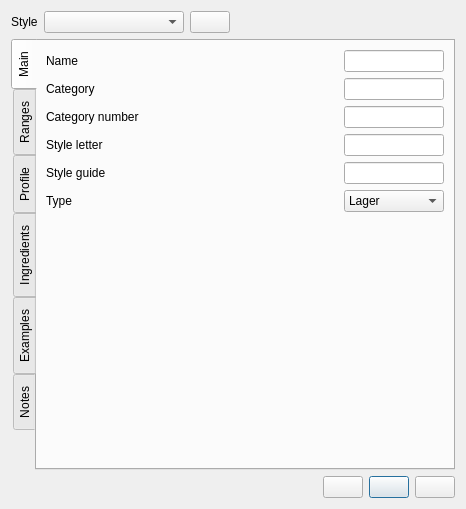
<?xml version="1.0" encoding="UTF-8"?>
<ui version="4.0">
 <class>styleEditor</class>
 <widget class="QDialog" name="styleEditor">
  <property name="geometry">
   <rect>
    <x>0</x>
    <y>0</y>
    <width>466</width>
    <height>509</height>
   </rect>
  </property>
  <property name="sizePolicy">
   <sizepolicy hsizetype="Preferred" vsizetype="Minimum">
    <horstretch>0</horstretch>
    <verstretch>0</verstretch>
   </sizepolicy>
  </property>
  <property name="windowTitle">
   <string>Style Editor</string>
  </property>
  <layout class="QVBoxLayout" name="verticalLayout">
   <item>
    <layout class="QHBoxLayout" name="horizontalLayout_styles">
     <item>
      <widget class="QLabel" name="label">
       <property name="text">
        <string>Style</string>
       </property>
      </widget>
     </item>
     <item>
      <widget class="QComboBox" name="styleComboBox">
       <property name="minimumSize">
        <size>
         <width>140</width>
         <height>0</height>
        </size>
       </property>
       <property name="sizeAdjustPolicy">
        <enum>QComboBox::AdjustToContents</enum>
       </property>
      </widget>
     </item>
     <item>
      <widget class="QPushButton" name="pushButton_remove">
       <property name="toolTip">
        <string>Delete selected style</string>
       </property>
       <property name="text">
        <string/>
       </property>
       <property name="icon">
        <iconset resource="../brewtarget.qrc">
         <normaloff>:/images/smallMinus.svg</normaloff>:/images/smallMinus.svg</iconset>
       </property>
       <property name="autoDefault">
        <bool>false</bool>
       </property>
      </widget>
     </item>
     <item>
      <spacer name="horizontalSpacer">
       <property name="orientation">
        <enum>Qt::Horizontal</enum>
       </property>
       <property name="sizeHint" stdset="0">
        <size>
         <width>40</width>
         <height>20</height>
        </size>
       </property>
      </spacer>
     </item>
    </layout>
   </item>
   <item>
    <widget class="QTabWidget" name="tabWidget_profile">
     <property name="sizePolicy">
      <sizepolicy hsizetype="Expanding" vsizetype="MinimumExpanding">
       <horstretch>0</horstretch>
       <verstretch>0</verstretch>
      </sizepolicy>
     </property>
     <property name="tabPosition">
      <enum>QTabWidget::West</enum>
     </property>
     <property name="currentIndex">
      <number>0</number>
     </property>
     <property name="usesScrollButtons">
      <bool>false</bool>
     </property>
     <widget class="QWidget" name="tab_main">
      <attribute name="title">
       <string>Main</string>
      </attribute>
      <layout class="QGridLayout" name="gridLayout">
       <item row="2" column="0">
        <widget class="QLabel" name="label_category">
         <property name="sizePolicy">
          <sizepolicy hsizetype="Expanding" vsizetype="Preferred">
           <horstretch>0</horstretch>
           <verstretch>0</verstretch>
          </sizepolicy>
         </property>
         <property name="toolTip">
          <string>Required</string>
         </property>
         <property name="text">
          <string>Category</string>
         </property>
         <property name="buddy">
          <cstring>lineEdit_category</cstring>
         </property>
        </widget>
       </item>
       <item row="5" column="3">
        <widget class="BtStringEdit" name="lineEdit_styleLetter">
         <property name="sizePolicy">
          <sizepolicy hsizetype="Fixed" vsizetype="Fixed">
           <horstretch>100</horstretch>
           <verstretch>0</verstretch>
          </sizepolicy>
         </property>
         <property name="minimumSize">
          <size>
           <width>100</width>
           <height>0</height>
          </size>
         </property>
         <property name="maximumSize">
          <size>
           <width>100</width>
           <height>16777215</height>
          </size>
         </property>
         <property name="toolTip">
          <string>Style letter</string>
         </property>
         <property name="editField" stdset="0">
          <string>styleLetter</string>
         </property>
        </widget>
       </item>
       <item row="6" column="3">
        <widget class="BtStringEdit" name="lineEdit_styleGuide">
         <property name="sizePolicy">
          <sizepolicy hsizetype="Fixed" vsizetype="Fixed">
           <horstretch>100</horstretch>
           <verstretch>0</verstretch>
          </sizepolicy>
         </property>
         <property name="minimumSize">
          <size>
           <width>100</width>
           <height>0</height>
          </size>
         </property>
         <property name="maximumSize">
          <size>
           <width>100</width>
           <height>16777215</height>
          </size>
         </property>
         <property name="toolTip">
          <string>Style guide</string>
         </property>
         <property name="editField" stdset="0">
          <string>styleGuide</string>
         </property>
        </widget>
       </item>
       <item row="4" column="3">
        <widget class="BtStringEdit" name="lineEdit_categoryNumber">
         <property name="sizePolicy">
          <sizepolicy hsizetype="Fixed" vsizetype="Fixed">
           <horstretch>100</horstretch>
           <verstretch>0</verstretch>
          </sizepolicy>
         </property>
         <property name="minimumSize">
          <size>
           <width>100</width>
           <height>0</height>
          </size>
         </property>
         <property name="maximumSize">
          <size>
           <width>100</width>
           <height>16777215</height>
          </size>
         </property>
         <property name="toolTip">
          <string>Category number</string>
         </property>
         <property name="editField" stdset="0">
          <string>categoryNumber</string>
         </property>
        </widget>
       </item>
       <item row="2" column="3">
        <widget class="BtStringEdit" name="lineEdit_category">
         <property name="sizePolicy">
          <sizepolicy hsizetype="Fixed" vsizetype="Fixed">
           <horstretch>100</horstretch>
           <verstretch>0</verstretch>
          </sizepolicy>
         </property>
         <property name="minimumSize">
          <size>
           <width>100</width>
           <height>0</height>
          </size>
         </property>
         <property name="maximumSize">
          <size>
           <width>100</width>
           <height>16777215</height>
          </size>
         </property>
         <property name="toolTip">
          <string>Category</string>
         </property>
         <property name="editField" stdset="0">
          <string>category</string>
         </property>
        </widget>
       </item>
       <item row="7" column="0">
        <widget class="QLabel" name="label_type">
         <property name="sizePolicy">
          <sizepolicy hsizetype="Expanding" vsizetype="Preferred">
           <horstretch>0</horstretch>
           <verstretch>0</verstretch>
          </sizepolicy>
         </property>
         <property name="toolTip">
          <string>Required</string>
         </property>
         <property name="text">
          <string>Type</string>
         </property>
        </widget>
       </item>
       <item row="7" column="3">
        <widget class="QComboBox" name="comboBox_type">
         <property name="sizePolicy">
          <sizepolicy hsizetype="Fixed" vsizetype="Fixed">
           <horstretch>100</horstretch>
           <verstretch>0</verstretch>
          </sizepolicy>
         </property>
         <property name="minimumSize">
          <size>
           <width>100</width>
           <height>0</height>
          </size>
         </property>
         <property name="maximumSize">
          <size>
           <width>100</width>
           <height>16777215</height>
          </size>
         </property>
         <property name="toolTip">
          <string>Type of beverage</string>
         </property>
         <item>
          <property name="text">
           <string>Lager</string>
          </property>
         </item>
         <item>
          <property name="text">
           <string>Ale</string>
          </property>
         </item>
         <item>
          <property name="text">
           <string>Mead</string>
          </property>
         </item>
         <item>
          <property name="text">
           <string>Wheat</string>
          </property>
         </item>
         <item>
          <property name="text">
           <string>Mixed</string>
          </property>
         </item>
         <item>
          <property name="text">
           <string>Cider</string>
          </property>
         </item>
        </widget>
       </item>
       <item row="0" column="0">
        <widget class="QLabel" name="label_name">
         <property name="sizePolicy">
          <sizepolicy hsizetype="Expanding" vsizetype="Preferred">
           <horstretch>0</horstretch>
           <verstretch>0</verstretch>
          </sizepolicy>
         </property>
         <property name="toolTip">
          <string>Required</string>
         </property>
         <property name="text">
          <string>Name</string>
         </property>
         <property name="buddy">
          <cstring>lineEdit_name</cstring>
         </property>
        </widget>
       </item>
       <item row="4" column="0" colspan="3">
        <widget class="QLabel" name="label_categoryNumber">
         <property name="sizePolicy">
          <sizepolicy hsizetype="Expanding" vsizetype="Preferred">
           <horstretch>0</horstretch>
           <verstretch>0</verstretch>
          </sizepolicy>
         </property>
         <property name="toolTip">
          <string>Required</string>
         </property>
         <property name="text">
          <string>Category number</string>
         </property>
         <property name="buddy">
          <cstring>lineEdit_categoryNumber</cstring>
         </property>
        </widget>
       </item>
       <item row="5" column="0" colspan="2">
        <widget class="QLabel" name="label_styleLetter">
         <property name="sizePolicy">
          <sizepolicy hsizetype="Expanding" vsizetype="Preferred">
           <horstretch>0</horstretch>
           <verstretch>0</verstretch>
          </sizepolicy>
         </property>
         <property name="toolTip">
          <string>Required</string>
         </property>
         <property name="text">
          <string>Style letter</string>
         </property>
         <property name="buddy">
          <cstring>lineEdit_styleLetter</cstring>
         </property>
        </widget>
       </item>
       <item row="0" column="3">
        <widget class="BtStringEdit" name="lineEdit_name">
         <property name="sizePolicy">
          <sizepolicy hsizetype="Fixed" vsizetype="Fixed">
           <horstretch>100</horstretch>
           <verstretch>0</verstretch>
          </sizepolicy>
         </property>
         <property name="minimumSize">
          <size>
           <width>100</width>
           <height>0</height>
          </size>
         </property>
         <property name="maximumSize">
          <size>
           <width>100</width>
           <height>16777215</height>
          </size>
         </property>
         <property name="toolTip">
          <string>Name</string>
         </property>
         <property name="editField" stdset="0">
          <string>name</string>
         </property>
        </widget>
       </item>
       <item row="6" column="0" colspan="2">
        <widget class="QLabel" name="label_styleGuide">
         <property name="sizePolicy">
          <sizepolicy hsizetype="Expanding" vsizetype="Preferred">
           <horstretch>0</horstretch>
           <verstretch>0</verstretch>
          </sizepolicy>
         </property>
         <property name="toolTip">
          <string>Required</string>
         </property>
         <property name="text">
          <string>Style guide</string>
         </property>
         <property name="buddy">
          <cstring>lineEdit_styleGuide</cstring>
         </property>
        </widget>
       </item>
       <item row="8" column="0">
        <spacer name="verticalSpacer">
         <property name="orientation">
          <enum>Qt::Vertical</enum>
         </property>
         <property name="sizeHint" stdset="0">
          <size>
           <width>20</width>
           <height>40</height>
          </size>
         </property>
        </spacer>
       </item>
      </layout>
     </widget>
     <widget class="QWidget" name="tab_ranges">
      <attribute name="title">
       <string>Ranges</string>
      </attribute>
      <layout class="QGridLayout" name="gridLayout_2">
       <item row="3" column="2">
        <widget class="BtGenericEdit" name="lineEdit_ibuMax">
         <property name="sizePolicy">
          <sizepolicy hsizetype="Fixed" vsizetype="Fixed">
           <horstretch>100</horstretch>
           <verstretch>0</verstretch>
          </sizepolicy>
         </property>
         <property name="minimumSize">
          <size>
           <width>100</width>
           <height>0</height>
          </size>
         </property>
         <property name="maximumSize">
          <size>
           <width>100</width>
           <height>16777215</height>
          </size>
         </property>
         <property name="editField" stdset="0">
          <string notr="true">ibuMax</string>
         </property>
        </widget>
       </item>
       <item row="4" column="1">
        <widget class="BtColorEdit" name="lineEdit_colorMin">
         <property name="sizePolicy">
          <sizepolicy hsizetype="Fixed" vsizetype="Fixed">
           <horstretch>100</horstretch>
           <verstretch>0</verstretch>
          </sizepolicy>
         </property>
         <property name="minimumSize">
          <size>
           <width>100</width>
           <height>0</height>
          </size>
         </property>
         <property name="maximumSize">
          <size>
           <width>100</width>
           <height>16777215</height>
          </size>
         </property>
         <property name="editField" stdset="0">
          <string notr="true">colorMin_srm</string>
         </property>
        </widget>
       </item>
       <item row="6" column="2">
        <widget class="BtGenericEdit" name="lineEdit_abvMax">
         <property name="sizePolicy">
          <sizepolicy hsizetype="Fixed" vsizetype="Fixed">
           <horstretch>100</horstretch>
           <verstretch>0</verstretch>
          </sizepolicy>
         </property>
         <property name="minimumSize">
          <size>
           <width>100</width>
           <height>0</height>
          </size>
         </property>
         <property name="maximumSize">
          <size>
           <width>100</width>
           <height>16777215</height>
          </size>
         </property>
         <property name="editField" stdset="0">
          <string notr="true">abvMax_pct</string>
         </property>
        </widget>
       </item>
       <item row="0" column="2">
        <widget class="QLabel" name="label_max">
         <property name="text">
          <string>Max</string>
         </property>
        </widget>
       </item>
       <item row="5" column="1">
        <widget class="BtGenericEdit" name="lineEdit_carbMin">
         <property name="sizePolicy">
          <sizepolicy hsizetype="Fixed" vsizetype="Fixed">
           <horstretch>100</horstretch>
           <verstretch>0</verstretch>
          </sizepolicy>
         </property>
         <property name="minimumSize">
          <size>
           <width>100</width>
           <height>0</height>
          </size>
         </property>
         <property name="maximumSize">
          <size>
           <width>100</width>
           <height>16777215</height>
          </size>
         </property>
         <property name="editField" stdset="0">
          <string notr="true">carbMin_vol</string>
         </property>
        </widget>
       </item>
       <item row="2" column="0">
        <widget class="BtDensityLabel" name="label_fg">
         <property name="contextMenuPolicy">
          <enum>Qt::CustomContextMenu</enum>
         </property>
         <property name="text">
          <string>FG</string>
         </property>
         <property name="editField" stdset="0">
          <string notr="true">fg</string>
         </property>
        </widget>
       </item>
       <item row="6" column="0">
        <widget class="QLabel" name="label_abv">
         <property name="text">
          <string>ABV (pct)</string>
         </property>
        </widget>
       </item>
       <item row="1" column="1">
        <widget class="BtDensityEdit" name="lineEdit_ogMin">
         <property name="sizePolicy">
          <sizepolicy hsizetype="Fixed" vsizetype="Fixed">
           <horstretch>100</horstretch>
           <verstretch>0</verstretch>
          </sizepolicy>
         </property>
         <property name="minimumSize">
          <size>
           <width>100</width>
           <height>0</height>
          </size>
         </property>
         <property name="maximumSize">
          <size>
           <width>100</width>
           <height>16777215</height>
          </size>
         </property>
         <property name="editField" stdset="0">
          <string notr="true">ogMin</string>
         </property>
        </widget>
       </item>
       <item row="3" column="1">
        <widget class="BtGenericEdit" name="lineEdit_ibuMin">
         <property name="sizePolicy">
          <sizepolicy hsizetype="Fixed" vsizetype="Fixed">
           <horstretch>100</horstretch>
           <verstretch>0</verstretch>
          </sizepolicy>
         </property>
         <property name="minimumSize">
          <size>
           <width>100</width>
           <height>0</height>
          </size>
         </property>
         <property name="maximumSize">
          <size>
           <width>100</width>
           <height>16777215</height>
          </size>
         </property>
         <property name="editField" stdset="0">
          <string notr="true">ibuMin</string>
         </property>
        </widget>
       </item>
       <item row="1" column="2">
        <widget class="BtDensityEdit" name="lineEdit_ogMax">
         <property name="sizePolicy">
          <sizepolicy hsizetype="Fixed" vsizetype="Fixed">
           <horstretch>100</horstretch>
           <verstretch>0</verstretch>
          </sizepolicy>
         </property>
         <property name="minimumSize">
          <size>
           <width>100</width>
           <height>0</height>
          </size>
         </property>
         <property name="maximumSize">
          <size>
           <width>100</width>
           <height>16777215</height>
          </size>
         </property>
         <property name="editField" stdset="0">
          <string notr="true">ogMax</string>
         </property>
        </widget>
       </item>
       <item row="4" column="2">
        <widget class="BtColorEdit" name="lineEdit_colorMax">
         <property name="sizePolicy">
          <sizepolicy hsizetype="Fixed" vsizetype="Fixed">
           <horstretch>100</horstretch>
           <verstretch>0</verstretch>
          </sizepolicy>
         </property>
         <property name="minimumSize">
          <size>
           <width>100</width>
           <height>0</height>
          </size>
         </property>
         <property name="maximumSize">
          <size>
           <width>100</width>
           <height>16777215</height>
          </size>
         </property>
         <property name="editField" stdset="0">
          <string notr="true">colorMax_srm</string>
         </property>
        </widget>
       </item>
       <item row="2" column="1">
        <widget class="BtDensityEdit" name="lineEdit_fgMin">
         <property name="sizePolicy">
          <sizepolicy hsizetype="Fixed" vsizetype="Fixed">
           <horstretch>100</horstretch>
           <verstretch>0</verstretch>
          </sizepolicy>
         </property>
         <property name="minimumSize">
          <size>
           <width>100</width>
           <height>0</height>
          </size>
         </property>
         <property name="maximumSize">
          <size>
           <width>100</width>
           <height>16777215</height>
          </size>
         </property>
         <property name="editField" stdset="0">
          <string notr="true">fgMin</string>
         </property>
        </widget>
       </item>
       <item row="5" column="0">
        <widget class="QLabel" name="label_carb">
         <property name="text">
          <string>Carb (vols)</string>
         </property>
        </widget>
       </item>
       <item row="2" column="2">
        <widget class="BtDensityEdit" name="lineEdit_fgMax">
         <property name="sizePolicy">
          <sizepolicy hsizetype="Fixed" vsizetype="Fixed">
           <horstretch>100</horstretch>
           <verstretch>0</verstretch>
          </sizepolicy>
         </property>
         <property name="minimumSize">
          <size>
           <width>100</width>
           <height>0</height>
          </size>
         </property>
         <property name="maximumSize">
          <size>
           <width>100</width>
           <height>16777215</height>
          </size>
         </property>
         <property name="editField" stdset="0">
          <string notr="true">fgMax</string>
         </property>
        </widget>
       </item>
       <item row="4" column="0">
        <widget class="BtColorLabel" name="label_color">
         <property name="contextMenuPolicy">
          <enum>Qt::CustomContextMenu</enum>
         </property>
         <property name="text">
          <string>Color (SRM)</string>
         </property>
         <property name="editField" stdset="0">
          <string notr="true">color_srm</string>
         </property>
        </widget>
       </item>
       <item row="6" column="1">
        <widget class="BtGenericEdit" name="lineEdit_abvMin">
         <property name="sizePolicy">
          <sizepolicy hsizetype="Fixed" vsizetype="Fixed">
           <horstretch>100</horstretch>
           <verstretch>0</verstretch>
          </sizepolicy>
         </property>
         <property name="minimumSize">
          <size>
           <width>100</width>
           <height>0</height>
          </size>
         </property>
         <property name="maximumSize">
          <size>
           <width>100</width>
           <height>16777215</height>
          </size>
         </property>
         <property name="editField" stdset="0">
          <string notr="true">abvMin_pct</string>
         </property>
        </widget>
       </item>
       <item row="1" column="0">
        <widget class="BtDensityLabel" name="label_og">
         <property name="contextMenuPolicy">
          <enum>Qt::CustomContextMenu</enum>
         </property>
         <property name="text">
          <string>OG</string>
         </property>
         <property name="editField" stdset="0">
          <string notr="true">og</string>
         </property>
        </widget>
       </item>
       <item row="5" column="2">
        <widget class="BtGenericEdit" name="lineEdit_carbMax">
         <property name="sizePolicy">
          <sizepolicy hsizetype="Fixed" vsizetype="Fixed">
           <horstretch>100</horstretch>
           <verstretch>0</verstretch>
          </sizepolicy>
         </property>
         <property name="minimumSize">
          <size>
           <width>100</width>
           <height>0</height>
          </size>
         </property>
         <property name="maximumSize">
          <size>
           <width>100</width>
           <height>16777215</height>
          </size>
         </property>
         <property name="editField" stdset="0">
          <string notr="true">carbMax_vol</string>
         </property>
        </widget>
       </item>
       <item row="0" column="1">
        <widget class="QLabel" name="label_min">
         <property name="text">
          <string>Min</string>
         </property>
        </widget>
       </item>
       <item row="3" column="0">
        <widget class="QLabel" name="label_ibu">
         <property name="text">
          <string>IBUs</string>
         </property>
        </widget>
       </item>
       <item row="7" column="1">
        <spacer name="verticalSpacer_2">
         <property name="orientation">
          <enum>Qt::Vertical</enum>
         </property>
         <property name="sizeHint" stdset="0">
          <size>
           <width>20</width>
           <height>40</height>
          </size>
         </property>
        </spacer>
       </item>
      </layout>
     </widget>
     <widget class="QWidget" name="tab">
      <attribute name="title">
       <string>Profile</string>
      </attribute>
      <layout class="QVBoxLayout" name="verticalLayout_9">
       <item>
        <widget class="QTextEdit" name="textEdit_profile">
         <property name="sizePolicy">
          <sizepolicy hsizetype="Expanding" vsizetype="MinimumExpanding">
           <horstretch>0</horstretch>
           <verstretch>0</verstretch>
          </sizepolicy>
         </property>
         <property name="maximumSize">
          <size>
           <width>16777215</width>
           <height>16777215</height>
          </size>
         </property>
        </widget>
       </item>
      </layout>
     </widget>
     <widget class="QWidget" name="tab_2">
      <attribute name="title">
       <string>Ingredients</string>
      </attribute>
      <layout class="QVBoxLayout" name="verticalLayout_10">
       <item>
        <widget class="QTextEdit" name="textEdit_ingredients">
         <property name="sizePolicy">
          <sizepolicy hsizetype="Expanding" vsizetype="MinimumExpanding">
           <horstretch>0</horstretch>
           <verstretch>0</verstretch>
          </sizepolicy>
         </property>
        </widget>
       </item>
      </layout>
     </widget>
     <widget class="QWidget" name="tab_3">
      <attribute name="title">
       <string>Examples</string>
      </attribute>
      <layout class="QVBoxLayout" name="verticalLayout_11">
       <item>
        <widget class="QTextEdit" name="textEdit_examples">
         <property name="sizePolicy">
          <sizepolicy hsizetype="Expanding" vsizetype="MinimumExpanding">
           <horstretch>0</horstretch>
           <verstretch>0</verstretch>
          </sizepolicy>
         </property>
        </widget>
       </item>
      </layout>
     </widget>
     <widget class="QWidget" name="tab_4">
      <attribute name="title">
       <string>Notes</string>
      </attribute>
      <layout class="QVBoxLayout" name="verticalLayout_12">
       <item>
        <widget class="QTextEdit" name="textEdit_notes"/>
       </item>
      </layout>
     </widget>
    </widget>
   </item>
   <item>
    <layout class="QHBoxLayout" name="horizontalLayout">
     <item>
      <spacer name="horizontalSpacer_2">
       <property name="orientation">
        <enum>Qt::Horizontal</enum>
       </property>
       <property name="sizeHint" stdset="0">
        <size>
         <width>40</width>
         <height>20</height>
        </size>
       </property>
      </spacer>
     </item>
     <item>
      <widget class="QPushButton" name="pushButton_new">
       <property name="toolTip">
        <string>New style</string>
       </property>
       <property name="text">
        <string/>
       </property>
       <property name="icon">
        <iconset resource="../brewtarget.qrc">
         <normaloff>:/images/smallPlus.svg</normaloff>:/images/smallPlus.svg</iconset>
       </property>
       <property name="autoDefault">
        <bool>false</bool>
       </property>
      </widget>
     </item>
     <item>
      <widget class="QPushButton" name="pushButton_save">
       <property name="toolTip">
        <string>Save and close</string>
       </property>
       <property name="text">
        <string/>
       </property>
       <property name="icon">
        <iconset resource="../brewtarget.qrc">
         <normaloff>:/images/filesave.svg</normaloff>:/images/filesave.svg</iconset>
       </property>
       <property name="autoDefault">
        <bool>false</bool>
       </property>
       <property name="default">
        <bool>true</bool>
       </property>
      </widget>
     </item>
     <item>
      <widget class="QPushButton" name="pushButton_cancel">
       <property name="toolTip">
        <string>Discard and close</string>
       </property>
       <property name="text">
        <string/>
       </property>
       <property name="icon">
        <iconset resource="../brewtarget.qrc">
         <normaloff>:/images/exit.svg</normaloff>:/images/exit.svg</iconset>
       </property>
       <property name="autoDefault">
        <bool>false</bool>
       </property>
      </widget>
     </item>
    </layout>
   </item>
  </layout>
 </widget>
 <customwidgets>
  <customwidget>
   <class>BtGenericEdit</class>
   <extends>QLineEdit</extends>
   <header>BtLineEdit.h</header>
  </customwidget>
  <customwidget>
   <class>BtStringEdit</class>
   <extends>QLineEdit</extends>
   <header>BtLineEdit.h</header>
  </customwidget>
  <customwidget>
   <class>BtColorLabel</class>
   <extends>QLabel</extends>
   <header>BtLabel.h</header>
   <slots>
    <signal>labelChanged(Unit::unitDisplay,Unit::unitScale)</signal>
   </slots>
  </customwidget>
  <customwidget>
   <class>BtColorEdit</class>
   <extends>QLineEdit</extends>
   <header>BtLineEdit.h</header>
   <slots>
    <slot>lineChanged(Unit::unitDisplay,Unit::unitScale)</slot>
   </slots>
  </customwidget>
  <customwidget>
   <class>BtDensityLabel</class>
   <extends>QLabel</extends>
   <header>BtLabel.h</header>
   <slots>
    <signal>labelChanged(Unit::unitDisplay,Unit::unitScale)</signal>
   </slots>
  </customwidget>
  <customwidget>
   <class>BtDensityEdit</class>
   <extends>QLineEdit</extends>
   <header>BtLineEdit.h</header>
   <slots>
    <slot>lineChanged(Unit::unitDisplay,Unit::unitScale)</slot>
   </slots>
  </customwidget>
 </customwidgets>
 <tabstops>
  <tabstop>tabWidget_profile</tabstop>
  <tabstop>styleComboBox</tabstop>
  <tabstop>pushButton_remove</tabstop>
  <tabstop>lineEdit_name</tabstop>
  <tabstop>lineEdit_category</tabstop>
  <tabstop>lineEdit_categoryNumber</tabstop>
  <tabstop>lineEdit_styleLetter</tabstop>
  <tabstop>lineEdit_styleGuide</tabstop>
  <tabstop>comboBox_type</tabstop>
  <tabstop>lineEdit_ogMin</tabstop>
  <tabstop>lineEdit_ogMax</tabstop>
  <tabstop>lineEdit_fgMin</tabstop>
  <tabstop>lineEdit_fgMax</tabstop>
  <tabstop>lineEdit_ibuMin</tabstop>
  <tabstop>lineEdit_ibuMax</tabstop>
  <tabstop>lineEdit_colorMin</tabstop>
  <tabstop>lineEdit_colorMax</tabstop>
  <tabstop>lineEdit_carbMin</tabstop>
  <tabstop>lineEdit_carbMax</tabstop>
  <tabstop>lineEdit_abvMin</tabstop>
  <tabstop>lineEdit_abvMax</tabstop>
  <tabstop>pushButton_new</tabstop>
  <tabstop>pushButton_save</tabstop>
  <tabstop>pushButton_cancel</tabstop>
  <tabstop>textEdit_profile</tabstop>
  <tabstop>textEdit_ingredients</tabstop>
  <tabstop>textEdit_examples</tabstop>
  <tabstop>textEdit_notes</tabstop>
 </tabstops>
 <resources>
  <include location="../brewtarget.qrc"/>
 </resources>
 <connections>
  <connection>
   <sender>label_og</sender>
   <signal>labelChanged(Unit::unitDisplay,Unit::unitScale)</signal>
   <receiver>lineEdit_ogMin</receiver>
   <slot>lineChanged(Unit::unitDisplay,Unit::unitScale)</slot>
   <hints>
    <hint type="sourcelabel">
     <x>43</x>
     <y>284</y>
    </hint>
    <hint type="destinationlabel">
     <x>128</x>
     <y>284</y>
    </hint>
   </hints>
  </connection>
  <connection>
   <sender>label_og</sender>
   <signal>labelChanged(Unit::unitDisplay,Unit::unitScale)</signal>
   <receiver>lineEdit_ogMax</receiver>
   <slot>lineChanged(Unit::unitDisplay,Unit::unitScale)</slot>
   <hints>
    <hint type="sourcelabel">
     <x>43</x>
     <y>284</y>
    </hint>
    <hint type="destinationlabel">
     <x>232</x>
     <y>284</y>
    </hint>
   </hints>
  </connection>
  <connection>
   <sender>label_fg</sender>
   <signal>labelChanged(Unit::unitDisplay,Unit::unitScale)</signal>
   <receiver>lineEdit_fgMin</receiver>
   <slot>lineChanged(Unit::unitDisplay,Unit::unitScale)</slot>
   <hints>
    <hint type="sourcelabel">
     <x>43</x>
     <y>310</y>
    </hint>
    <hint type="destinationlabel">
     <x>128</x>
     <y>310</y>
    </hint>
   </hints>
  </connection>
  <connection>
   <sender>label_fg</sender>
   <signal>labelChanged(Unit::unitDisplay,Unit::unitScale)</signal>
   <receiver>lineEdit_fgMax</receiver>
   <slot>lineChanged(Unit::unitDisplay,Unit::unitScale)</slot>
   <hints>
    <hint type="sourcelabel">
     <x>43</x>
     <y>310</y>
    </hint>
    <hint type="destinationlabel">
     <x>232</x>
     <y>310</y>
    </hint>
   </hints>
  </connection>
  <connection>
   <sender>label_color</sender>
   <signal>labelChanged(Unit::unitDisplay,Unit::unitScale)</signal>
   <receiver>lineEdit_colorMin</receiver>
   <slot>lineChanged(Unit::unitDisplay,Unit::unitScale)</slot>
   <hints>
    <hint type="sourcelabel">
     <x>43</x>
     <y>362</y>
    </hint>
    <hint type="destinationlabel">
     <x>128</x>
     <y>362</y>
    </hint>
   </hints>
  </connection>
  <connection>
   <sender>label_color</sender>
   <signal>labelChanged(Unit::unitDisplay,Unit::unitScale)</signal>
   <receiver>lineEdit_colorMax</receiver>
   <slot>lineChanged(Unit::unitDisplay,Unit::unitScale)</slot>
   <hints>
    <hint type="sourcelabel">
     <x>43</x>
     <y>362</y>
    </hint>
    <hint type="destinationlabel">
     <x>232</x>
     <y>362</y>
    </hint>
   </hints>
  </connection>
 </connections>
</ui>
